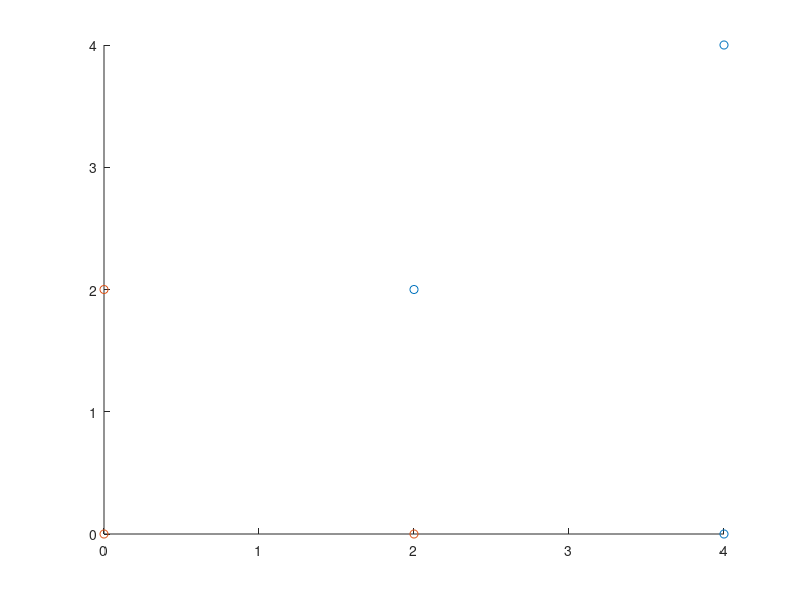

MATLAB code for this plot: (Note: this script raises an error after producing the figure.)
%% 1.1
clc;
clear all;
close all;

% Define points
xPositive=[2,2;4,4;4,0];
xNegative=[0,0;2,0;0,2];
yPositive=ones(size(xPositive,1),1);
yNegative=-1*ones(size(xNegative,1),1);
X=[xPositive; xNegative];
Y=[yPositive; yNegative];

% Calculate bias, beta, and margin
Mdl=fitcsvm(X,Y);
b=Mdl.Bias;
w=Mdl.Beta;
margin=margin(Mdl,X,Y)/norm(w);

% Plot
hold on;
scatter(xPositive(:,1),xPositive(:,2),'b+');
scatter(xNegative(:,1),xNegative(:,2),'r.');
syms x1 x2;
ezplot(1*x1+1*x2+b==0);
plot([xPositive(1,1), (-b)/2],[xPositive(1,2), (-b)/2],'m:');
axis([(min(X(:,1))-1) (max(X(:,1))+1) (min(X(:,2))-1) (max(X(:,2))+1)]);
hold off;

%% 1.2)a)
% See report

%% 1.2)b)
clc;
clear all;
close all;

% Define points
xPositive=[2,2;4,4;4,0];
xNegative=[0,0;2,0;0,2];
yPositive=ones(size(xPositive,1),1);
yNegative=-1*ones(size(xNegative,1),1);
X=[xPositive;xNegative];
Y=[yPositive;yNegative];
 
% Find a minimum for problem
l=size(X,1);
H=eye(3);
f=zeros(3,1);
A=-diag(Y)*[X,ones(l,1)];
b=-ones(l,1);
min=quadprog(H,f,A,b)

%% 1.2)c)
% See report

%% 1.2)d)
clc;
clear all;
close all;

% Define points
xPositive=[2,2;4,4;4,0];
xNegative=[0,0;2,0;0,2];
yPositive=ones(size(xPositive,1),1);
yNegative=-1*ones(size(xNegative,1),1);
X=[xPositive;xNegative];
Y=[yPositive;yNegative];

% Find a minimum for problem
H=(Y*Y').*(X*X');
f=-ones(1,length(H));
A=zeros(1,length(H));
c=0;
Aeq=Y';
ceq=0;
lb=zeros(length(H),1);
ub=inf*ones(length(H),1);
alpha=quadprog(H,f,A,c,Aeq,ceq,lb,ub);
w=X'*(alpha.*Y)
b=1-(X(1,:)*w)

%% 2.1)a-d)
clc;
clear all;
close all;

% Load data
data=load('d1b.mat');

% Retain current plot when adding new plots
hold on

% Train binary support vector machine classifier
Mdl=fitcsvm(data.X,data.Y);

% Scatter plot by group
gscatter(data.X(:,1),data.X(:,2),data.Y,'rb','.+',6);

% 2-D line plot
plot(Mdl.SupportVectors(:,1),Mdl.SupportVectors(:,2),'o');

% Predict labels using support vector machine classification model
label=predict(Mdl,data.X);

% Create array of misclassified labels
mislabeled=data.Y-label;

% Plot misplaced labels
for i=1:length(data.X)
    if mislabeled(i)~=0
        plot(data.X(i,1),data.X(i,2),'.r','MarkerSize',21);
    end
end

% Create symbolic variables and functions 
syms x y;

% Plots hyperplane
ezplot(Mdl.Beta(1,1) * x + Mdl.Beta(2,1) * y + Mdl.Bias == 0);

% Add plot info
legend('-1','1','Support vectors', 'Misplaced','Boundary');
xlabel('x1');
ylabel('x2');
title('Box-constraint = 1');

% Set the hold state to off
hold off

% Report numbers
boxconstraints = Mdl.BoxConstraints
biaas = Mdl.Bias
margin = 2 / norm(Mdl.Beta)


